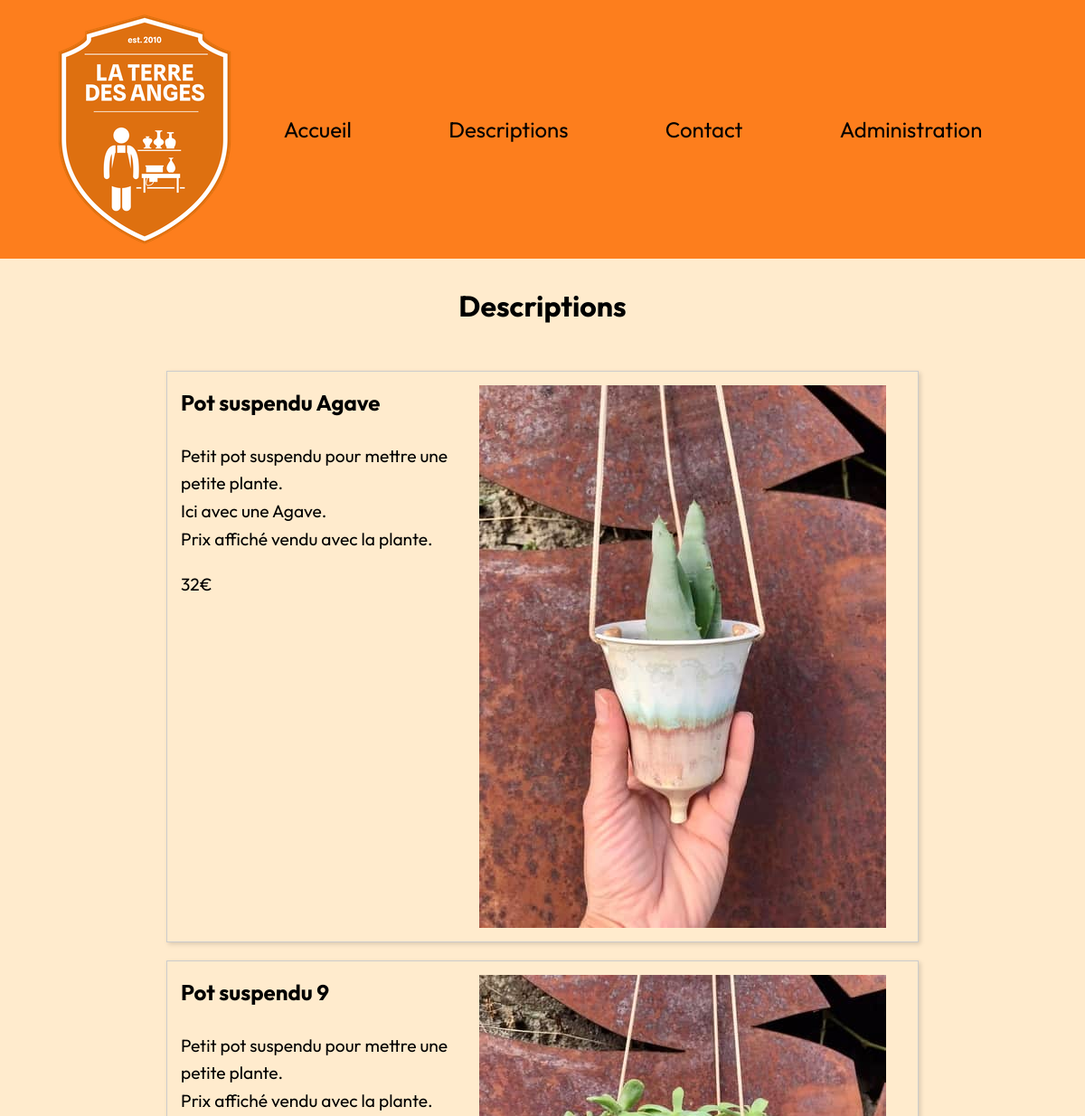
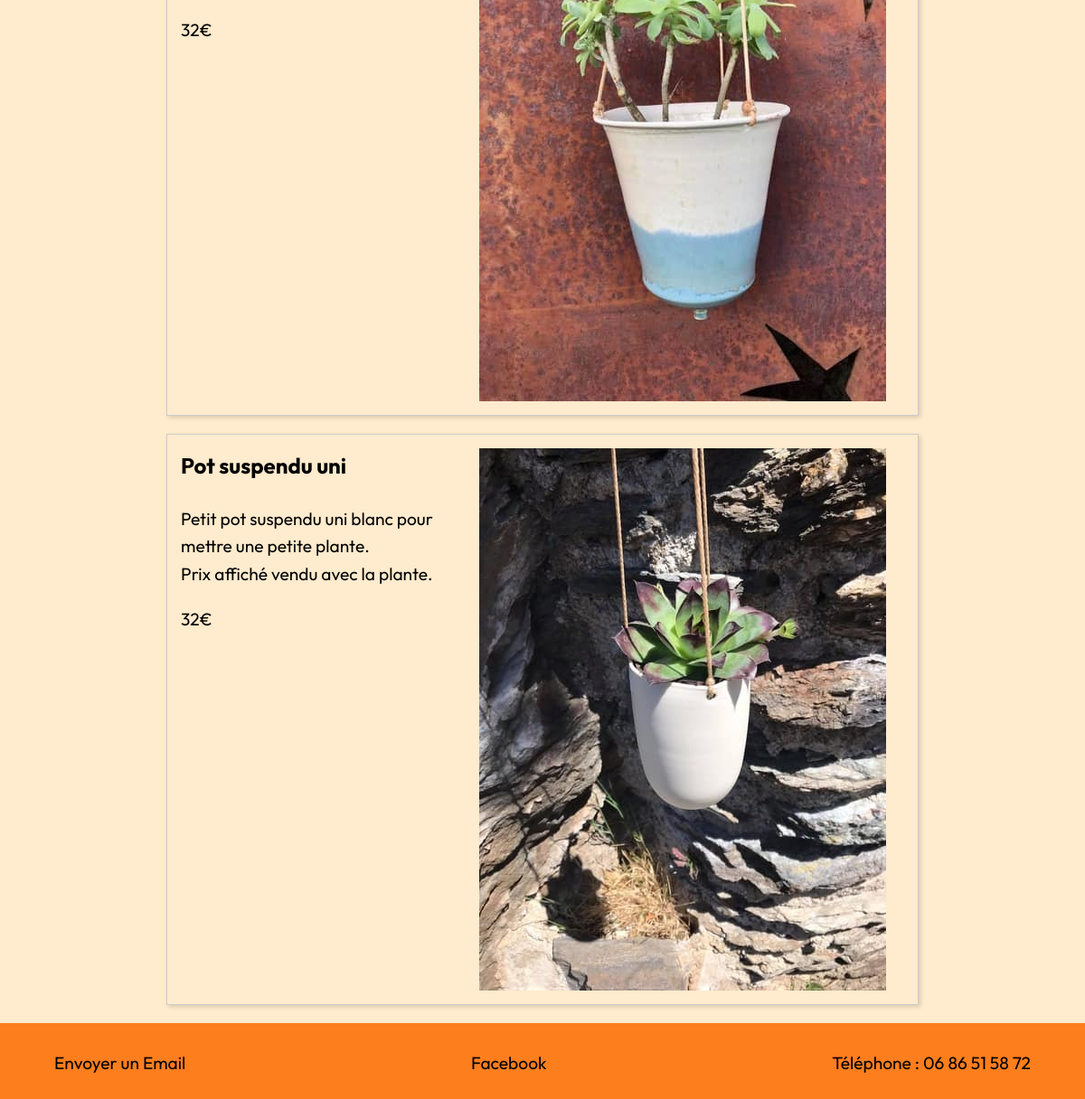
The page /description.php on the database its author committed (2 pictures, top to bottom).
### tables this page shows
CREATE TABLE `Description` (
  `id` int(11) NOT NULL,
  `titre` varchar(20) NOT NULL,
  `description` varchar(300) NOT NULL,
  `image` varchar(100) NOT NULL,
  `prix` varchar(6) NOT NULL,
  `alt` varchar(30) DEFAULT NULL
);

CREATE TABLE `Contact` (
  `Email` varchar(50) NOT NULL DEFAULT 'laetitia.dhugues@orange.fr',
  `Location` varchar(150) NOT NULL DEFAULT '5 Rue du Four à Pain, 12220 Peyrusse-le-Roc',
  `Phone` varchar(20) NOT NULL DEFAULT '06 86 51 58 72',
  `Facebook` varchar(120) NOT NULL DEFAULT 'https://www.facebook.com/laterredesangespeyrusse/?locale=fr_FR'
);

### includes/function.php (called while the page is built, shortened)
<?php
function getDescriptions($bdd) {
    $sql = "SELECT id, titre, description, image, prix, alt FROM Description";
    $stmt = $bdd->prepare($sql);
    $stmt->execute();
    $rows = $stmt->fetchAll();
    return $rows;
}
function getContact($bdd){
    $sql = "SELECT Email, Location, Phone, Facebook FROM Contact LIMIT 1";
    $stmt = $bdd->prepare($sql);
    $stmt->execute();
    $row = $stmt->fetchObject();
    return $row;
}

### description.php (the view, shortened to what this page needs)
<!DOCTYPE html>
<html lang="fr">
<head>
<?php
    require 'includes/bdd.php';
?>
    <link rel="stylesheet" href="css/style-minified.css" type="text/css" media="print">
    <link rel="stylesheet" href="css/style-minified.css">
    <link rel="stylesheet" media="screen and (max-width: 768px)" href="css/mediaQueries-minified.css">
</head>
<header><?php
require_once 'includes/menu.php';
require_once 'includes/function.php';
$descriptions = getDescriptions($bdd);
?>
</header>
<body>
    <div class="container">
<h2>Descriptions</h2>
<div id="descriptions">
    <?php
    foreach ($descriptions as $description): ?>
        <div class="description">
        <div class="description-content">
        <h3><?php echo $description["titre"] ?></h3>
         <p><?php echo $description["description"] ?></p>
         <p><?php echo $description["prix"]?>€</p>
        </div>
            <img src="assets/imgs/<?php echo $description["image"] ?>" alt="<?php echo $description["alt"] ?>">
        </div>
    <?php endforeach; ?>
</div>
</div>
</body>
<footer>
<?php
require 'includes/footer.php';
?>
</footer>

### includes/menu.php (shortened to what this page needs)
<img id="logo" src="./assets/imgs/logo.png">
<nav>
    <a href="index.php">Accueil</a>
    <a href="description.php">Descriptions</a>
    <a href="contact.php">Contact</a>
    <a href="admin/connexion.php">Administration</a>
</nav>

### includes/footer.php
<?php
  require_once "function.php";
  $contact = getContact($bdd);
  ?>
<p><a href="mailto:<?php echo $contact->Email ?>">Envoyer un Email </a></p>
<p><a href="<?php echo $contact->Facebook?>">Facebook </a></p>
<p>Téléphone : <?php echo $contact->Phone ?></p>

### css/style-minified.css (style rules this page uses)
a,a:visited { text-decoration:none }
body,header { background-color:#fd7e1d }
body { font-family:Outfit,sans-serif;line-height:1.6;margin:0 }
h2 { font-size:2em }
h3,nav a { font-size:1.5em }
p { font-size:1.2em }
a { color:#000 }
footer,header,main,nav { display:flex;width:90%;margin:10px auto }
header { justify-content:space-between;align-items:center }
nav { justify-content:space-around }
nav a { padding:10px }
footer { justify-content:space-between;align-items:center }
.container { display:flex;flex-direction:column;align-items:center;margin:auto;width:100%;background-color:#ffebcd }
#descriptions { display:flex;flex-direction:column;align-items:center;width:90%;margin:20px auto;gap:20px }
.description { display:flex;align-items:flex-start;max-width:800px;border:1px solid #ccc;padding:15px;box-shadow:2px 2px 5px rgba(0,0,0,.15) }
.description img { max-width:450px;height:auto;margin:0 20px 0 0 }
.description-content { flex:1 }
.description h3 { margin-top:0 }
.description p { text-align:left }

### css/mediaQueries-minified.css (style rules this page uses)
.burger,nav a { display:block }
.burger span:first-child,nav { top:0 }
.burger.open span:nth-child(2),nav { opacity:0 }
header,nav a { padding:10px 20px;background-color:#fd7e1d }
header { display:flex;justify-content:space-between;align-items:center }
#logo { height:50px }
nav { display:none;position:fixed;left:0;width:100%;height:100%;background-color:rgba(0,0,0,.7);z-index:100;flex-direction:column;align-items:center;justify-content:center;visibility:hidden;transition:opacity .3s,visibility .3s;transform:translateX(-100%) }
nav a { margin:10px 0;text-align:center;font-size:1.5em;color:#fff;border-radius:5px }
@media (min-width:768px) { nav { display:flex;position:static;width:auto;height:auto;background-color:transparent;flex-direction:row;justify-content:space-around } }
@media (min-width:768px) { nav a { display:inline;margin:0 10px;padding:10px;font-size:1.2em;color:#000;background:0 0 } }
footer { display:flex;justify-content:space-between;align-items:center;padding:20px;background-color:#f8f9fa;width:90%;margin:10px auto }
footer a { text-decoration:none;color:#000 }
footer p { margin:0 }

### rows shown on the page
description: titre "Pot suspendu Agave", description "Petit pot suspendu pour mettre une petite plante. Ici avec une Agave. Prix affiché vendu avec la plante.", prix "32", image (picture)
description: titre "Pot suspendu 9", description "Petit pot suspendu pour mettre une petite plante. Prix affiché vendu avec la plante.", prix "32", image (picture)
description: titre "Pot suspendu uni", description "Petit pot suspendu uni blanc pour mettre une petite plante. Prix affiché vendu avec la plante.", prix "32", image (picture)
contact: Phone "06 86 51 58 72"
